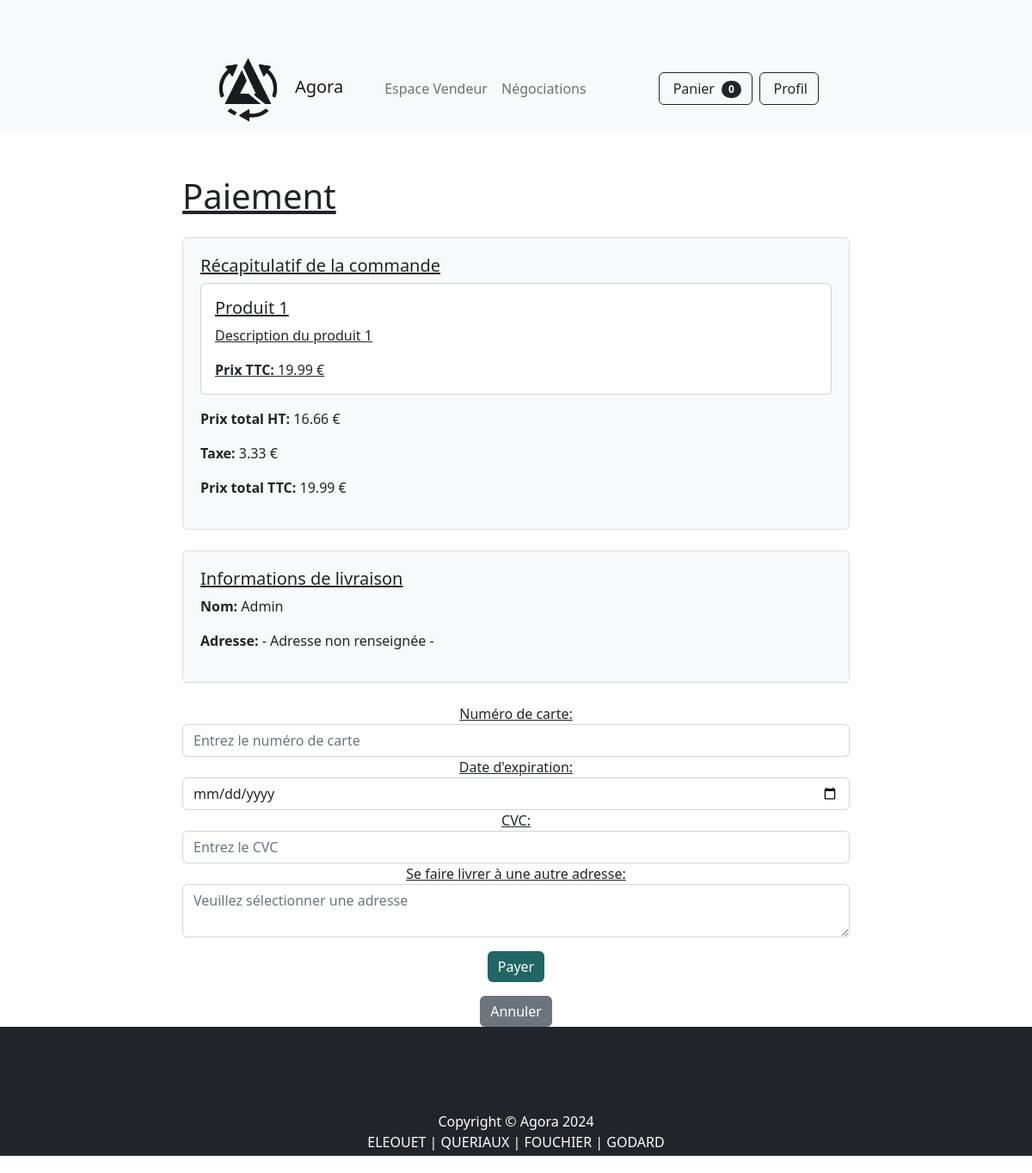
The page /pages/payment.php?id=1 (signed in) on the database as committed earlier.
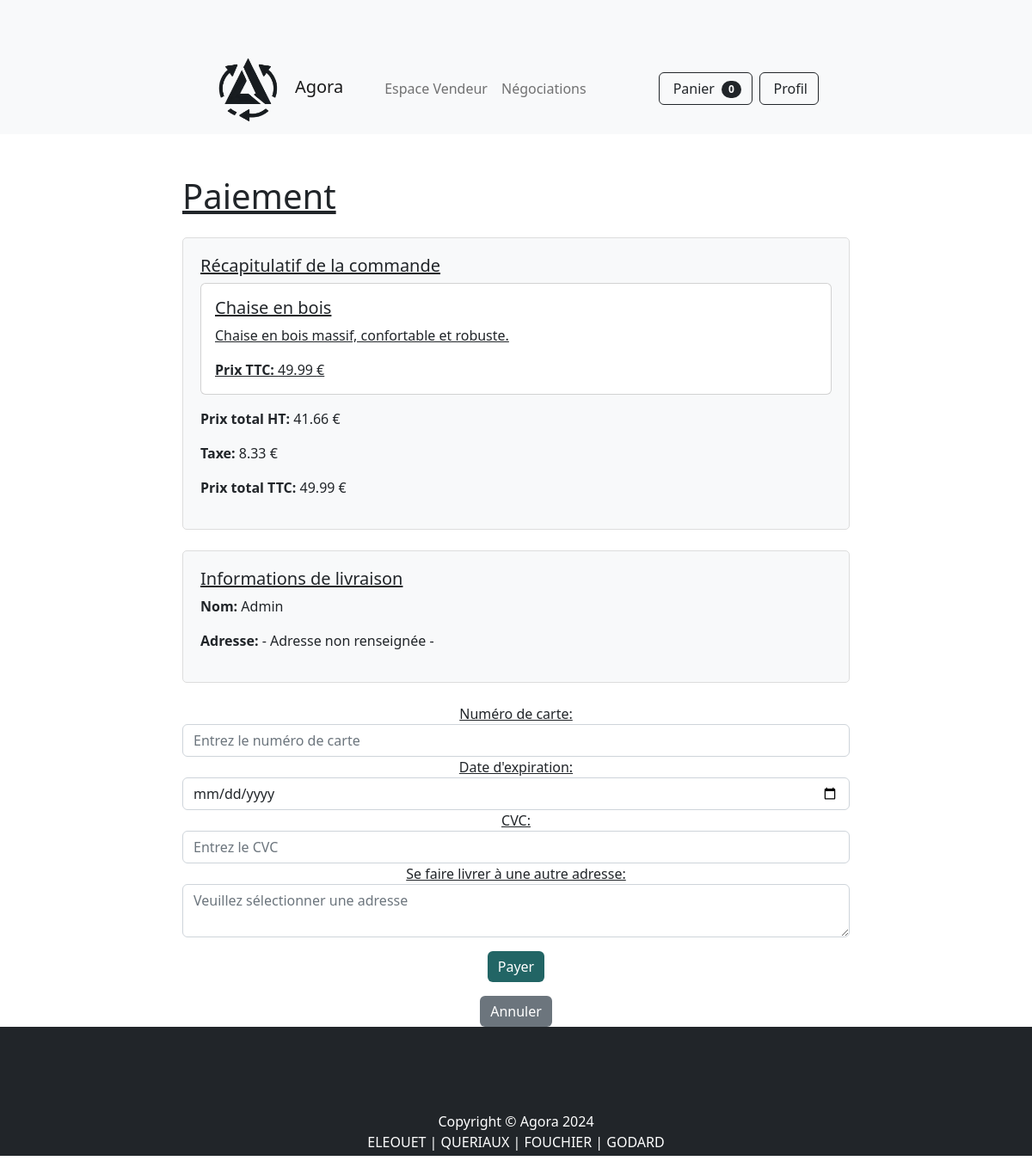
The same page on the database as committed later.
### tables this page shows
CREATE TABLE IF NOT EXISTS produits (
                                        id INT AUTO_INCREMENT PRIMARY KEY,
                                        nom VARCHAR(255) NOT NULL,
                                        description TEXT,
                                        prix DECIMAL(10, 2) NOT NULL,
                                        image_url VARCHAR(255) NOT NULL,
                                        video_url VARCHAR(255),
                                        categorie ENUM('Articles rares', 'Articles hautes de gamme', 'Articles réguliers') NOT NULL,
                                        type_de_vente ENUM('vente_immediate', 'vente_negociation', 'vente_meilleure_offre') NOT NULL,
                                        vendu BOOLEAN DEFAULT FALSE,
                                        acheteur_email VARCHAR(255),
                                        vendeur_id VARCHAR(255) NOT NULL
);

CREATE TABLE IF NOT EXISTS utilisateurs (
                                            id INT AUTO_INCREMENT PRIMARY KEY,
                                            nom VARCHAR(255) NOT NULL,
                                            email VARCHAR(255) NOT NULL UNIQUE,
                                            mot_de_passe VARCHAR(255) NOT NULL,
                                            role ENUM('acheteur', 'vendeur', 'administrateur') NOT NULL,
                                            carte_id INT,
                                            nb_objet_panier INT DEFAULT 0,
                                            adresse TEXT,
                                            nombre_article INT DEFAULT 0,
                                            FOREIGN KEY (carte_id) REFERENCES cartes_credit(id)
);

### pages/payment.php (the view, shortened to what this page needs)
<?php
include '../includes/db.php';
$user_id = $_SESSION['user_id'];
$sql_user = "SELECT * FROM utilisateurs WHERE id='$user_id'";
$result_user = $conn->query($sql_user);
if ($result_user->num_rows > 0) {
    $user = $result_user->fetch_assoc();
} else {
    die("Utilisateur non trouvé. ID: " . $user_id);
}
$produit_id = isset($_GET['id']) ? $_GET['id'] : null;
$produits = [];
$prix_total_ttc = 0;
if ($produit_id) {
    $sql_produit = "SELECT * FROM produits WHERE id='$produit_id' AND vendu=0";
    $result_produit = $conn->query($sql_produit);
    if ($result_produit->num_rows > 0) {
        $produit = $result_produit->fetch_assoc();
        $produits[] = $produit;
        $prix_total_ttc = $produit['prix'];
    } else {
        die("Produit non trouvé ou déjà vendu.");
    }
}
$taxe = $prix_total_ttc * 0.20 / 1.20;
$prix_total_ht = $prix_total_ttc - $taxe;
?>
<!DOCTYPE html>
<html lang="fr">
<head>
    <link rel="stylesheet" href="../assets/css/styles.css">
</head>
<body>
<div class="wrapper">
    <div class="content">
        <?php include '../includes/navbar.php'; ?>
        <div class="container mt-5">
            <h1 class="mb-4">Paiement</h1>
            <div class="recap mb-4">
                <h5>Récapitulatif de la commande</h5>
                <?php foreach ($produits as $produit): ?>
                    <div class="card mb-3">
                        <div class="card-body">
                            <h5 class="card-title"><?php echo htmlspecialchars($produit['nom']); ?></h5>
                            <p class="card-text"><?php echo htmlspecialchars($produit['description']); ?></p>
                            <p class="card-text"><strong>Prix TTC: </strong><?php echo htmlspecialchars($produit['prix']); ?> €</p>
                        </div>
                    </div>
                <?php endforeach; ?>
                <p><strong>Prix total HT: </strong><?php echo htmlspecialchars(number_format($prix_total_ht, 2)); ?> €</p>
                <p><strong>Taxe: </strong><?php echo htmlspecialchars(number_format($taxe, 2)); ?> €</p>
                <p><strong>Prix total TTC: </strong><?php echo htmlspecialchars(number_format($prix_total_ttc, 2)); ?> €</p>
            </div>
            <div class="recap mb-4">
                <h5>Informations de livraison</h5>
                <p><strong>Nom: </strong><?php echo htmlspecialchars($user['nom']); ?></p>
                <p><strong>Adresse: </strong><?php echo htmlspecialchars($user['adresse'] ?? '- Adresse non renseignée -'); ?></p>
            </div>
            <div class="button-container">
                <form method="post" action="">
                    <div class="form-group">
                        <label for="card_number">Numéro de carte:</label>
                        <input type="text" class="form-control" id="card_number" name="card_number" placeholder="Entrez le numéro de carte" required>
                    </div>
                    <div class="form-group">
                        <label for="card_expiry">Date d'expiration:</label>
                        <input type="date" class="form-control" id="card_expiry" name="card_expiry" placeholder="Entrez la date d'expiration" required>
                    </div>
                    <div class="form-group">
                        <label for="card_cvc">CVC:</label>
                        <input type="text" class="form-control" id="card_cvc" name="card_cvc" placeholder="Entrez le CVC" required>
                    </div>
                    <div class="form-group">
                        <label for="new_address">Se faire livrer à une autre adresse:</label>
                        <textarea class="form-control" id="new_address" name="new_address" placeholder="Veuillez sélectionner une adresse"></textarea>
                    </div>
                    <button type="submit" class="btn btn-primary mt-3">Payer</button>
                </form>
                <a href="home.php" class="btn btn-secondary mt-3">Annuler</a>
            </div>
        </div>
    </div>
    <?php include '../includes/footer.php'; ?>
</body>
</html>

### includes/navbar.php (shortened to what this page needs)
<nav class="navbar navbar-expand-lg navbar-light bg-light">
    <div class="container px-4 px-lg-5">
        <a class="navbar-brand" href="/agora_ece/index.php">
            <img src="/agora_ece/assets/img/logo_agora.png" alt="Logo" style="height: 80px; margin-right: 10px;">
            Agora
        </a>
        <div class="collapse navbar-collapse" id="navbarSupportedContent">
            <ul class="navbar-nav me-auto mb-2 mb-lg-0 ms-lg-4">
                <li class="nav-item"><a class="nav-link nav-hover-effect" href="/agora_ece/pages/seller_space.php">Espace Vendeur</a></li>
                <li class="nav-item"><a class="nav-link nav-hover-effect" href="/agora_ece/pages/negotiations.php">Négociations</a></li>
            </ul>
            <form class="d-flex">
                <button class="btn btn-outline-dark me-2" type="button">
                    <a class="nav-link" href="/agora_ece/pages/cart.php">
                        Panier
                        <span class="badge bg-dark text-white ms-1 rounded-pill">0</span>
                    </a>
                </button>
                <button class="btn btn-outline-dark" type="button">
                    <a class="nav-link" href="/agora_ece/pages/profile.php">
                        Profil
                    </a>
                </button>
            </form>
        </div>
    </div>
</nav>

### includes/footer.php (shortened to what this page needs)
<footer class="py-5 bg-dark">
    <div class="container"><p class="m-0 text-center text-white">Copyright &copy; Agora 2024<br>ELEOUET | QUERIAUX | FOUCHIER | GODARD<br>TD7 ING2 PROMO 2027</p></div>
</footer>
</body>
</html>

### pages/payment.php (style rules this page uses)
.container { max-width: 800px; margin-top: 50px; }
.btn-primary { background-color: #226565; border: none; transition: background-color 0.3s, color 0.3s; }
.btn-secondary { background-color: #6c757d; border: none; transition: background-color 0.3s, color 0.3s; }
.form-group label { text-decoration: underline; }
.card-title, .card-text, h5, h1 { text-decoration: underline; }
.recap { border: 1px solid #ddd; padding: 20px; border-radius: 5px; background-color: #f8f9fa; margin-bottom: 20px; }
.button-container { text-align: center; }

Rows that differ between the two databases and show on the page:
removed produits: nom "Produit 1", description "Description du produit 1", prix "19.99", prix "16.66", prix "3.33"
added produits: nom "Chaise en bois", description "Chaise en bois massif, confortable et robuste.", prix "49.99", prix "41.66", prix "8.33"
